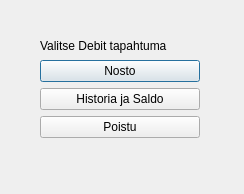
<?xml version="1.0" encoding="UTF-8"?>
<ui version="4.0">
 <class>debitwindow</class>
 <widget class="QDialog" name="debitwindow">
  <property name="geometry">
   <rect>
    <x>0</x>
    <y>0</y>
    <width>244</width>
    <height>194</height>
   </rect>
  </property>
  <property name="windowTitle">
   <string>Dialog</string>
  </property>
  <widget class="QWidget" name="verticalLayoutWidget_2">
   <property name="geometry">
    <rect>
     <x>40</x>
     <y>60</y>
     <width>160</width>
     <height>80</height>
    </rect>
   </property>
   <layout class="QVBoxLayout" name="verticalLayout_2">
    <item>
     <widget class="QPushButton" name="Dwithdraw">
      <property name="text">
       <string>Nosto</string>
      </property>
     </widget>
    </item>
    <item>
     <widget class="QPushButton" name="Dhistory">
      <property name="text">
       <string>Historia ja Saldo</string>
      </property>
     </widget>
    </item>
    <item>
     <widget class="QPushButton" name="DPoistu">
      <property name="text">
       <string>Poistu</string>
      </property>
     </widget>
    </item>
   </layout>
  </widget>
  <widget class="QLabel" name="label_2">
   <property name="geometry">
    <rect>
     <x>40</x>
     <y>30</y>
     <width>161</width>
     <height>31</height>
    </rect>
   </property>
   <property name="text">
    <string>Valitse Debit tapahtuma</string>
   </property>
  </widget>
 </widget>
 <resources/>
 <connections/>
</ui>
